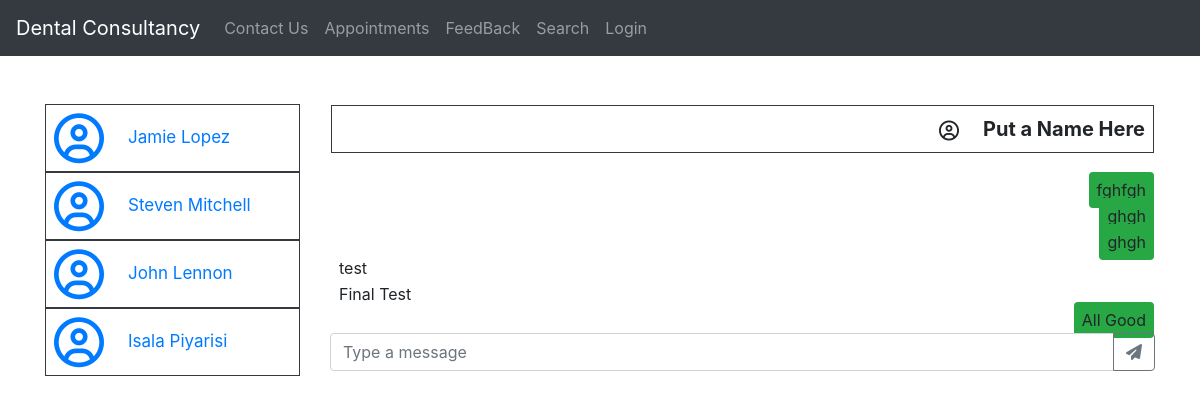
The page /messages.php?receiverID=3 on the database its author committed.
### tables this page shows
CREATE TABLE `user` (
  `userID` int(11) NOT NULL,
  `userType` varchar(10) NOT NULL,
  `userFname` varchar(20) NOT NULL,
  `userSName` varchar(20) NOT NULL,
  `userAddress` varchar(100) NOT NULL,
  `userContactNo` varchar(20) NOT NULL,
  `userEmail` varchar(30) NOT NULL,
  `userPassword` varchar(30) NOT NULL
);

### messages.php (the view, shortened to what this page needs)
<?php
include("db.php");
$receiverID = $_GET['receiverID'];
echo '<!DOCTYPE html>';
echo '<html lang="en">';
echo '<head>';
echo '<link rel="stylesheet" href="https://stackpath.bootstrapcdn.com/bootstrap/4.4.1/css/bootstrap.min.css">';
echo '</head>';
echo '<body>';
    echo '<div class="container mt-5">';
    echo '<div class="row">';
    echo '<div class="col-sm-3">';
                foreach ($dbh->query('SELECT userID,userFname,userSName from user') as $row) {
                    echo '<a href=messages.php?receiverID=' . $row['userID'] . '>';
                    echo '<div class="d-flex align-items-center border border-dark p-2">';
                    echo '<i class="far fa-user-circle" style="font-size: 50px;"></i>';
                    echo '<span class="ml-4" style="font-size: 17px;">' . $row['userFname'] . ' ' . $row['userSName'] . '</span>';
                    echo '</div>';
                    echo '</a>';
                }
            echo '</div>';
            echo '<div class="col-sm">';
            echo '<table style="width: 100%;">';
                    echo '<tr>';
                    echo '<th class="text-right pb-4 ">';
                    echo '<div class="border border-dark p-2 ">';
                    echo '<i class="far fa-user-circle fa-lg"></i>';
                    echo '<span class="ml-4" style="font-size: 20px;">Put a Name Here</span>';
                    echo '</div>';
                    echo '</th>';
                    echo '</tr>';
                    $sql = "SELECT message.message, message.senderID, message.receiverID, CONCAT(user.userFname, ' ', user.userSName) as receiverName FROM message INNER JOIN user ON user.userID=receiverID WHERE senderID = " . $receiverID . " or receiverID = " . $receiverID . " ORDER BY createdAt";
                    foreach ($dbh->query($sql) as $row) {
                        if ($row['senderID'] ==  $receiverID) {
                            echo '<tr class="mb-2">';
                            echo '<td><span class="rounded p-2">' . $row['message'] . '</span></td>';
                            echo '</tr>';
                        } else {
                            echo '<tr class="text-right mb-2">';
                            echo '<td><span class="rounded bg-success p-2">' . $row['message'] . '</span></td>';
                            echo '</tr>';
                        }
                    }
            echo '</table>';
            echo '<form method="GET">';
            echo '<div class="input-group mb-3">';
            echo '<input name="message" type="text" class="form-control" placeholder="Type a message" aria-label="Type a message" aria-describedby="send-message">';
                            echo '<div class="input-group-append">';
                            echo '<button class="btn btn-outline-secondary" type="submit" id="send-message"><i class="fas fa-paper-plane"></i></button>';
                            echo '</div>';
                            echo '</div>';
                            echo '</form>';
                            echo '</div>';
                            echo '</div>';
        echo '</div>';
echo '</body>';
echo '</html>';
?>

### rows shown on the page
user: userFname "Jamie", userSName "Lopez"
user: userFname "Steven", userSName "Mitchell"
user: userFname "John", userSName "Lennon"
user: userFname "Isala", userSName "Piyarisi"

### other values the page prints
$row['message'] "fghfgh"
$row['message'] "ghgh"
$row['message'] "test"
$row['message'] "Final Test"
$row['message'] "All Good"
